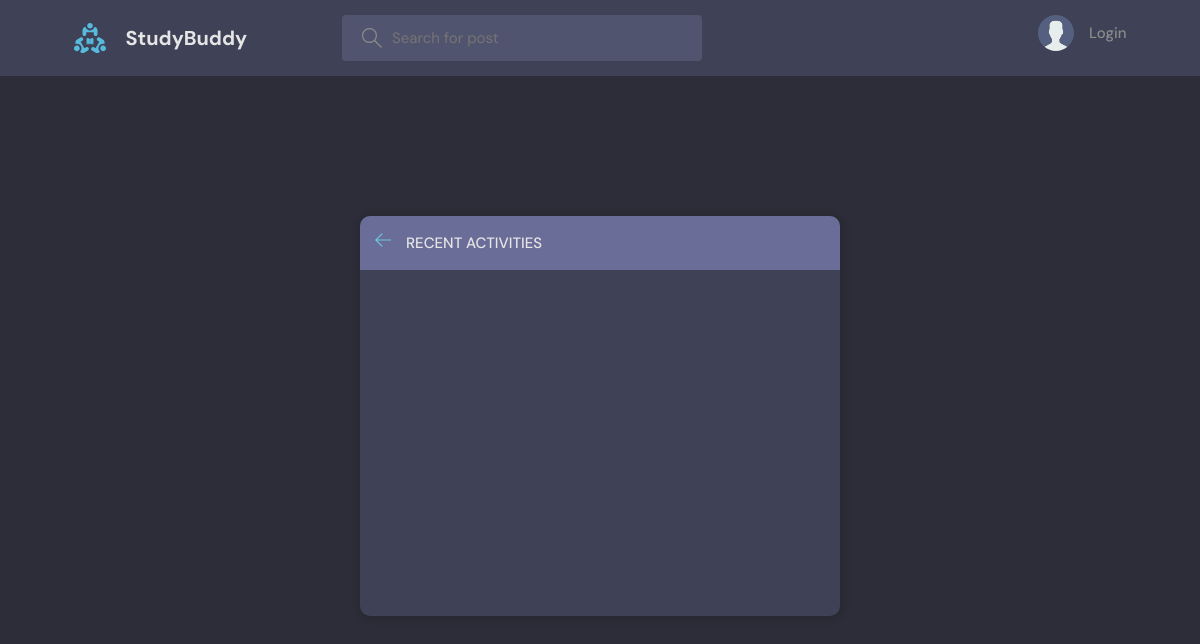
The page /activity/ on the database as committed earlier.
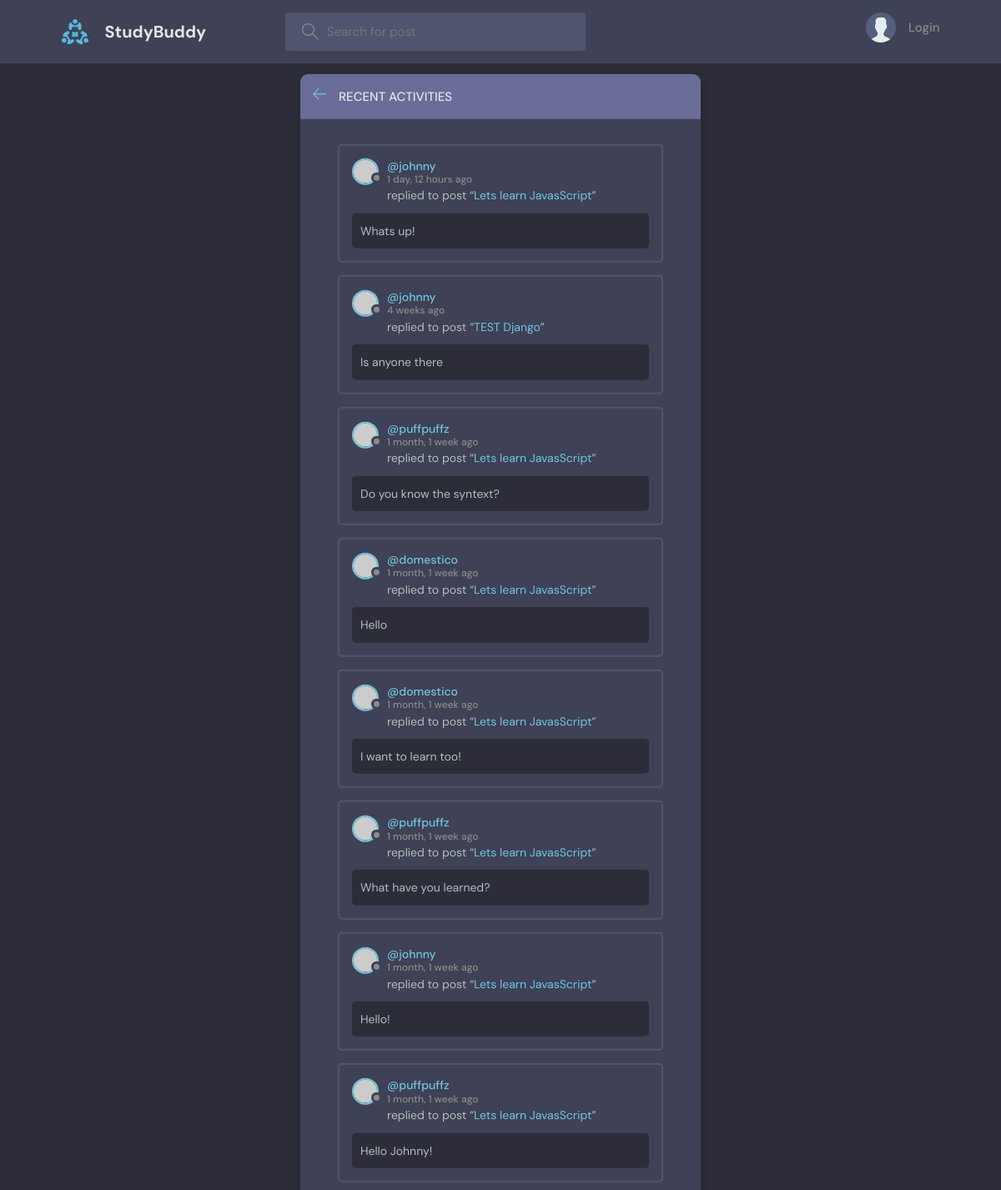
The same page on the database as committed later.
### base/models.py (models this page shows, shortened)
class Message(models.Model):
    user = models.ForeignKey(User, on_delete=models.CASCADE)
    room = models.ForeignKey(Room, on_delete=models.CASCADE)
    body = models.TextField()
    updated = models.DateTimeField(auto_now=True)
    created = models.DateTimeField(auto_now_add=True)
    class Meta:
        ordering = ['-updated', '-created']

class Room(models.Model):
    host = models.ForeignKey(User, on_delete=models.SET_NULL, null=True)
    topic = models.ForeignKey(Topic, on_delete=models.SET_NULL, null=True)
    name = models.CharField(max_length=200)
    description = models.TextField(null=True, blank=True)
    participants = models.ManyToManyField(User, related_name='participants', blank=True)
    updated = models.DateTimeField(auto_now=True)
    created = models.DateTimeField(auto_now_add=True)
    class Meta:
        ordering = ['-updated', '-created']
    def __str__(self):
        return self.name

### base/views.py (the view)
# urls.py: path('activity/', views.activityPage, name='activity'),
def activityPage(request):
    room_messages = Message.objects.all().order_by('-created')
    return render(request, 'base/activity.html', {'room_messages': room_messages})

### base/templates/base/activity.html (shortened to what this page needs)
{% extends 'main.html' %}
{% block content %}
<main class="layout">
  <div class="container">
    <div class="layout__box">
      <div class="layout__boxHeader">
        <div class="layout__boxTitle">
          <a href="{% url 'home' %}">
            <svg version="1.1" xmlns="http://www.w3.org/2000/svg" width="32" height="32" viewBox="0 0 32 32">
              <title>arrow-left</title>
              <path
                d="M13.723 2.286l-13.723 13.714 13.719 13.714 1.616-1.611-10.96-10.96h27.625v-2.286h-27.625l10.965-10.965-1.616-1.607z"
              ></path>
            </svg>
          </a>
          <h3>Recent Activities</h3>
        </div>
      </div>
      <div class="activities-page layout__body">
        {% for message in room_messages %}
        <div class="activities__box">
          <div class="activities__boxHeader roomListRoom__header">
            <a href="{% url 'user-profile' message.user.id %}" class="roomListRoom__author">
              <div class="avatar avatar--small">
                <img src="https://randomuser.me/api/portraits/women/11.jpg" />
              </div>
              <p>
                @{{message.user}}
                <span>{{message.created|timesince}} ago</span>
              </p>
            </a>
          </div>
          <div class="activities__boxContent">
            <p>replied to post “<a href="{% url 'room' message.room.id %}">{{message.room}}</a>”</p>
            <div class="activities__boxRoomContent">
                {{message.body}}
            </div>
          </div>
        </div>
        {% endfor %}
      </div>
    </div>
  </div>
</main>
{% endblock content %}

Rows that differ between the two databases and show on the page:
added Message: user "johnny", created "1 day, 12 hours", room "Lets learn JavasScript", body "Whats up!"
added Message: user "johnny", created "4 weeks", room "TEST Django", body "Is anyone there"
added Message: user "puffpuffz", created "1 month, 1 week", room "Lets learn JavasScript", body "Do you know the syntext?"
added Message: user "domestico", created "1 month, 1 week", room "Lets learn JavasScript", body "Hello"
added Message: user "domestico", created "1 month, 1 week", room "Lets learn JavasScript", body "I want to learn too!"
added Message: user "puffpuffz", created "1 month, 1 week", room "Lets learn JavasScript", body "What have you learned?"
added Message: user "johnny", created "1 month, 1 week", room "Lets learn JavasScript", body "Hello!"
added Message: user "puffpuffz", created "1 month, 1 week", room "Lets learn JavasScript", body "Hello Johnny!"
